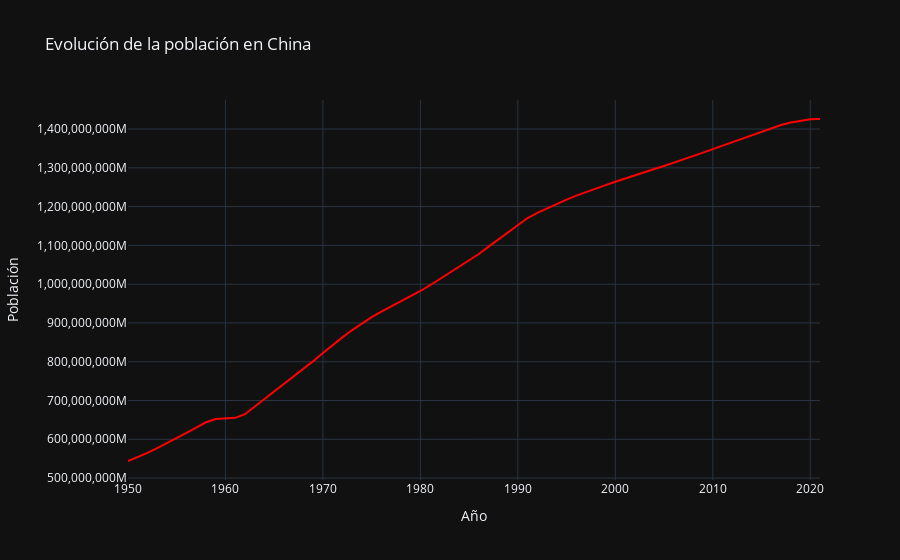

Notebook cell for this chart:
### Code cell
# Ahora este DF está listo para ser comprobado visualmente.
fig_china_population = px.line(df_china_population, x= "Año", y= "Población",
                               title = "Evolución de la población en China",
                               color_discrete_sequence=["red"])
fig_china_population.update_yaxes(tickformat="0,.0f", ticksuffix="M") # Cambio el formato de los valores en el eje Y.
fig_china_population.update_layout(template="plotly_dark") 

fig_china_population.show()

# Al aportar una idea genérica es útil como introducción al tema del EDA.

### Figure 1 — Plotly figure (JSON) as saved in the notebook; plotly's stock layout.template omitted (floating-point values rounded to 4 significant figures)
{"data": [{"hovertemplate": "Año=%{x}<br>Población=%{y}<extra></extra>", "legendgroup": "", "line": {"color": "red", "dash": "solid"}, "marker": {"symbol": "circle"}, "mode": "lines", "name": "", "orientation": "v", "showlegend": false, "type": "scatter", "x": [1950, 1951, 1952, 1953, 1954, 1955, 1956, 1957, 1958, 1959, 1960, 1961, 1962, 1963, 1964, 1965, 1966, 1967, 1968, 1969, 1970, 1971, 1972, 1973, 1974, 1975, 1976, 1977, 1978, 1979, 1980, 1981, 1982, 1983, 1984, 1985, 1986, 1987, 1988, 1989, 1990, 1991, 1992, 1993, 1994, 1995, 1996, 1997, 1998, 1999, 2000, 2001, 2002, 2003, 2004, 2005, 2006, 2007, 2008, 2009, 2010, 2011, 2012, 2013, 2014, 2015, 2016, 2017, 2018, 2019, 2020, 2021], "xaxis": "x", "y": [543979200, 553614000, 564954500, 577378700, 589936000, 603320100, 616283000, 630003000, 643791550, 652179200, 654170700, 655260350, 664614660, 683903550, 704593800, 723846340, 742948540, 761006300, 780372000, 801431000, 822534460, 843285440, 862840400, 881652100, 899367700, 915124700, 929375940, 942581300, 955138940, 968298940, 982372500, 997259500, 1013483200, 1029226900, 1044172200, 1060240000, 1077770500, 1096851800, 1115889800, 1134414700, 1153704200, 1170626200, 1183813400, 1195855600, 1207286700, 1218144400, 1228298900, 1237801500, 1246836100, 1255433200, 1264099100, 1272739600, 1280926100, 1288873300, 1296816800, 1304887600, 1313086600, 1321513200, 1330167200, 1339125600, 1348191400, 1357095400, 1366560800, 1376100400, 1385189600, 1393715500, 1401889700, 1410276000, 1417069400, 1421864100, 1424929800, 1425893500], "yaxis": "y"}], "layout": {"legend": {"tracegroupgap": 0}, "title": {"text": "Evolución de la población en China"}, "xaxis": {"anchor": "y", "domain": [0, 1], "title": {"text": "Año"}}, "yaxis": {"anchor": "x", "domain": [0, 1], "tickformat": "0,.0f", "ticksuffix": "M", "title": {"text": "Población"}}}}
